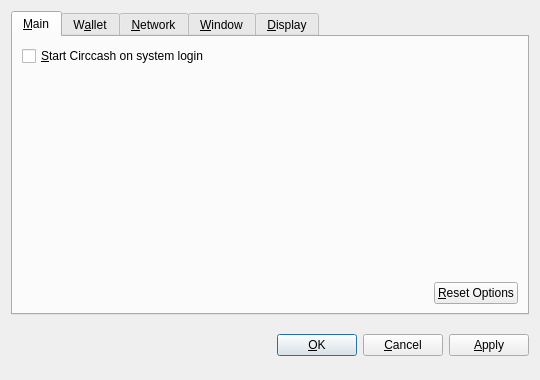
<?xml version="1.0" encoding="UTF-8"?>
<ui version="4.0">
 <class>OptionsDialog</class>
 <widget class="QDialog" name="OptionsDialog">
  <property name="geometry">
   <rect>
    <x>0</x>
    <y>0</y>
    <width>540</width>
    <height>380</height>
   </rect>
  </property>
  <property name="windowTitle">
   <string>Options</string>
  </property>
  <property name="modal">
   <bool>true</bool>
  </property>
  <layout class="QVBoxLayout" name="verticalLayout">
   <item>
    <widget class="QTabWidget" name="tabWidget">
     <property name="tabPosition">
      <enum>QTabWidget::North</enum>
     </property>
     <property name="currentIndex">
      <number>0</number>
     </property>
     <widget class="QWidget" name="tabMain">
      <attribute name="title">
       <string>&amp;Main</string>
      </attribute>
      <layout class="QVBoxLayout" name="verticalLayout_Main">
       <item>
        <widget class="QCheckBox" name="bitcoinAtStartup">
         <property name="toolTip">
          <string>Automatically start Circcash after logging in to the system.</string>
         </property>
         <property name="text">
          <string>&amp;Start Circcash on system login</string>
         </property>
        </widget>
       </item>
       <item>
        <spacer name="verticalSpacer_Main">
         <property name="orientation">
          <enum>Qt::Vertical</enum>
         </property>
         <property name="sizeHint" stdset="0">
          <size>
           <width>20</width>
           <height>40</height>
          </size>
         </property>
        </spacer>
       </item>
       <item>
        <layout class="QHBoxLayout" name="horizontalLayout_2_Main">
         <item>
          <spacer name="horizontalSpacer_2_Main">
           <property name="orientation">
            <enum>Qt::Horizontal</enum>
           </property>
           <property name="sizeHint" stdset="0">
            <size>
             <width>40</width>
             <height>20</height>
            </size>
           </property>
          </spacer>
         </item>
         <item>
          <widget class="QPushButton" name="resetButton">
           <property name="toolTip">
            <string>Reset all client options to default.</string>
           </property>
           <property name="text">
            <string>&amp;Reset Options</string>
           </property>
           <property name="autoDefault">
            <bool>false</bool>
           </property>
          </widget>
         </item>
        </layout>
       </item>
      </layout>
     </widget>
     <widget class="QWidget" name="tabWallet">
      <attribute name="title">
       <string>W&amp;allet</string>
      </attribute>
      <layout class="QVBoxLayout" name="verticalLayout_Network">
       <item>
        <widget class="QLabel" name="transactionFeeInfoLabel">
         <property name="text">
          <string>Optional transaction fee per kB that helps make sure your transactions are processed quickly. Most transactions are 1 kB.</string>
         </property>
         <property name="textFormat">
          <enum>Qt::PlainText</enum>
         </property>
         <property name="wordWrap">
          <bool>true</bool>
         </property>
        </widget>
       </item>
       <item>
        <layout class="QHBoxLayout" name="horizontalLayout_1_Main">
         <item>
          <widget class="QLabel" name="transactionFeeLabel">
           <property name="text">
            <string>Pay transaction &amp;fee</string>
           </property>
           <property name="textFormat">
            <enum>Qt::PlainText</enum>
           </property>
           <property name="buddy">
            <cstring>transactionFee</cstring>
           </property>
          </widget>
         </item>
         <item>
          <widget class="BitcoinAmountField" name="transactionFee"/>
         </item>
         <item>
          <spacer name="horizontalSpacer_1_Main">
           <property name="orientation">
            <enum>Qt::Horizontal</enum>
           </property>
           <property name="sizeHint" stdset="0">
            <size>
             <width>40</width>
             <height>20</height>
            </size>
           </property>
          </spacer>
         </item>
        </layout>
       </item>
       <item>
        <widget class="QLabel" name="label">
         <property name="text">
          <string>If you disable the spending of unconfirmed change, the change from a transaction cannot be used until that transaction has at least one confirmation. This also affects how your balance is computed.</string>
         </property>
         <property name="wordWrap">
          <bool>true</bool>
         </property>
        </widget>
       </item>
       <item>
        <widget class="QCheckBox" name="spendZeroConfChange">
         <property name="text">
          <string>Spend unconfirmed change  (experts only)</string>
         </property>
        </widget>
       </item>
       <item>
        <spacer name="verticalSpacer">
         <property name="orientation">
          <enum>Qt::Vertical</enum>
         </property>
         <property name="sizeHint" stdset="0">
          <size>
           <width>20</width>
           <height>40</height>
          </size>
         </property>
        </spacer>
       </item>
      </layout>
     </widget>
     <widget class="QWidget" name="tabNetwork">
      <attribute name="title">
       <string>&amp;Network</string>
      </attribute>
      <layout class="QVBoxLayout" name="verticalLayout_Network">
       <item>
        <widget class="QCheckBox" name="mapPortUpnp">
         <property name="toolTip">
          <string>Automatically open the Circcash client port on the router. This only works when your router supports UPnP and it is enabled.</string>
         </property>
         <property name="text">
          <string>Map port using &amp;UPnP</string>
         </property>
        </widget>
       </item>
       <item>
        <widget class="QCheckBox" name="connectSocks">
         <property name="toolTip">
          <string>Connect to the Circcash network through a SOCKS proxy (e.g. when connecting through Tor).</string>
         </property>
         <property name="text">
          <string>&amp;Connect through SOCKS proxy:</string>
         </property>
        </widget>
       </item>
       <item>
        <layout class="QHBoxLayout" name="horizontalLayout_Network">
         <item>
          <widget class="QLabel" name="proxyIpLabel">
           <property name="text">
            <string>Proxy &amp;IP:</string>
           </property>
           <property name="textFormat">
            <enum>Qt::PlainText</enum>
           </property>
           <property name="buddy">
            <cstring>proxyIp</cstring>
           </property>
          </widget>
         </item>
         <item>
          <widget class="QValidatedLineEdit" name="proxyIp">
           <property name="maximumSize">
            <size>
             <width>140</width>
             <height>16777215</height>
            </size>
           </property>
           <property name="toolTip">
            <string>IP address of the proxy (e.g. 127.0.0.1)</string>
           </property>
          </widget>
         </item>
         <item>
          <widget class="QLabel" name="proxyPortLabel">
           <property name="text">
            <string>&amp;Port:</string>
           </property>
           <property name="textFormat">
            <enum>Qt::PlainText</enum>
           </property>
           <property name="buddy">
            <cstring>proxyPort</cstring>
           </property>
          </widget>
         </item>
         <item>
          <widget class="QLineEdit" name="proxyPort">
           <property name="maximumSize">
            <size>
             <width>55</width>
             <height>16777215</height>
            </size>
           </property>
           <property name="toolTip">
            <string>Port of the proxy (e.g. 9050)</string>
           </property>
          </widget>
         </item>
         <item>
          <widget class="QLabel" name="socksVersionLabel">
           <property name="text">
            <string>SOCKS &amp;Version:</string>
           </property>
           <property name="textFormat">
            <enum>Qt::PlainText</enum>
           </property>
           <property name="buddy">
            <cstring>socksVersion</cstring>
           </property>
          </widget>
         </item>
         <item>
          <widget class="QValueComboBox" name="socksVersion">
           <property name="toolTip">
            <string>SOCKS version of the proxy (e.g. 5)</string>
           </property>
          </widget>
         </item>
         <item>
          <spacer name="horizontalSpacer_Network">
           <property name="orientation">
            <enum>Qt::Horizontal</enum>
           </property>
           <property name="sizeHint" stdset="0">
            <size>
             <width>40</width>
             <height>20</height>
            </size>
           </property>
          </spacer>
         </item>
        </layout>
       </item>
       <item>
        <spacer name="verticalSpacer_Network">
         <property name="orientation">
          <enum>Qt::Vertical</enum>
         </property>
         <property name="sizeHint" stdset="0">
          <size>
           <width>20</width>
           <height>40</height>
          </size>
         </property>
        </spacer>
       </item>
      </layout>
     </widget>
     <widget class="QWidget" name="tabWindow">
      <attribute name="title">
       <string>&amp;Window</string>
      </attribute>
      <layout class="QVBoxLayout" name="verticalLayout_Window">
       <item>
        <widget class="QCheckBox" name="minimizeToTray">
         <property name="toolTip">
          <string>Show only a tray icon after minimizing the window.</string>
         </property>
         <property name="text">
          <string>&amp;Minimize to the tray instead of the taskbar</string>
         </property>
        </widget>
       </item>
       <item>
        <widget class="QCheckBox" name="minimizeOnClose">
         <property name="toolTip">
          <string>Minimize instead of exit the application when the window is closed. When this option is enabled, the application will be closed only after selecting Quit in the menu.</string>
         </property>
         <property name="text">
          <string>M&amp;inimize on close</string>
         </property>
        </widget>
       </item>
       <item>
        <spacer name="verticalSpacer_Window">
         <property name="orientation">
          <enum>Qt::Vertical</enum>
         </property>
         <property name="sizeHint" stdset="0">
          <size>
           <width>20</width>
           <height>40</height>
          </size>
         </property>
        </spacer>
       </item>
      </layout>
     </widget>
     <widget class="QWidget" name="tabDisplay">
      <attribute name="title">
       <string>&amp;Display</string>
      </attribute>
      <layout class="QVBoxLayout" name="verticalLayout_Display">
       <item>
        <layout class="QHBoxLayout" name="horizontalLayout_1_Display">
         <item>
          <widget class="QLabel" name="langLabel">
           <property name="text">
            <string>User Interface &amp;language:</string>
           </property>
           <property name="textFormat">
            <enum>Qt::PlainText</enum>
           </property>
           <property name="buddy">
            <cstring>lang</cstring>
           </property>
          </widget>
         </item>
         <item>
          <widget class="QValueComboBox" name="lang">
           <property name="toolTip">
            <string>The user interface language can be set here. This setting will take effect after restarting Circcash.</string>
           </property>
          </widget>
         </item>
        </layout>
       </item>
       <item>
        <layout class="QHBoxLayout" name="horizontalLayout_2_Display">
         <item>
          <widget class="QLabel" name="unitLabel">
           <property name="text">
            <string>&amp;Unit to show amounts in:</string>
           </property>
           <property name="textFormat">
            <enum>Qt::PlainText</enum>
           </property>
           <property name="buddy">
            <cstring>unit</cstring>
           </property>
          </widget>
         </item>
         <item>
          <widget class="QValueComboBox" name="unit">
           <property name="toolTip">
            <string>Choose the default subdivision unit to show in the interface and when sending coins.</string>
           </property>
          </widget>
         </item>
        </layout>
       </item>
       <item>
        <widget class="QCheckBox" name="displayAddresses">
         <property name="toolTip">
          <string>Whether to show Circcash addresses in the transaction list or not.</string>
         </property>
         <property name="text">
          <string>&amp;Display addresses in transaction list</string>
         </property>
        </widget>
       </item>
       <item>
        <widget class="QCheckBox" name="coinControlFeatures">
         <property name="toolTip">
          <string>Whether to show coin control features or not.</string>
         </property>
         <property name="text">
          <string>Display coin &amp;control features (experts only!)</string>
         </property>
        </widget>
       </item>
       <item>
        <spacer name="verticalSpacer_Display">
         <property name="orientation">
          <enum>Qt::Vertical</enum>
         </property>
         <property name="sizeHint" stdset="0">
          <size>
           <width>20</width>
           <height>40</height>
          </size>
         </property>
        </spacer>
       </item>
      </layout>
     </widget>
    </widget>
   </item>
   <item>
    <layout class="QHBoxLayout" name="horizontalLayout_Buttons">
     <item>
      <spacer name="horizontalSpacer_1">
       <property name="orientation">
        <enum>Qt::Horizontal</enum>
       </property>
       <property name="sizeHint" stdset="0">
        <size>
         <width>40</width>
         <height>48</height>
        </size>
       </property>
      </spacer>
     </item>
     <item>
      <widget class="QLabel" name="statusLabel">
       <property name="font">
        <font>
         <weight>75</weight>
         <bold>true</bold>
        </font>
       </property>
       <property name="text">
        <string/>
       </property>
       <property name="textFormat">
        <enum>Qt::PlainText</enum>
       </property>
       <property name="wordWrap">
        <bool>true</bool>
       </property>
      </widget>
     </item>
     <item>
      <spacer name="horizontalSpacer_2">
       <property name="orientation">
        <enum>Qt::Horizontal</enum>
       </property>
       <property name="sizeHint" stdset="0">
        <size>
         <width>40</width>
         <height>48</height>
        </size>
       </property>
      </spacer>
     </item>
     <item>
      <widget class="QPushButton" name="okButton">
       <property name="text">
        <string>&amp;OK</string>
       </property>
      </widget>
     </item>
     <item>
      <widget class="QPushButton" name="cancelButton">
       <property name="text">
        <string>&amp;Cancel</string>
       </property>
       <property name="autoDefault">
        <bool>false</bool>
       </property>
      </widget>
     </item>
     <item>
      <widget class="QPushButton" name="applyButton">
       <property name="text">
        <string>&amp;Apply</string>
       </property>
       <property name="autoDefault">
        <bool>false</bool>
       </property>
      </widget>
     </item>
    </layout>
   </item>
  </layout>
 </widget>
 <customwidgets>
  <customwidget>
   <class>BitcoinAmountField</class>
   <extends>QSpinBox</extends>
   <header>bitcoinamountfield.h</header>
  </customwidget>
  <customwidget>
   <class>QValueComboBox</class>
   <extends>QComboBox</extends>
   <header>qvaluecombobox.h</header>
  </customwidget>
  <customwidget>
   <class>QValidatedLineEdit</class>
   <extends>QLineEdit</extends>
   <header>qvalidatedlineedit.h</header>
  </customwidget>
 </customwidgets>
 <resources/>
 <connections/>
</ui>
